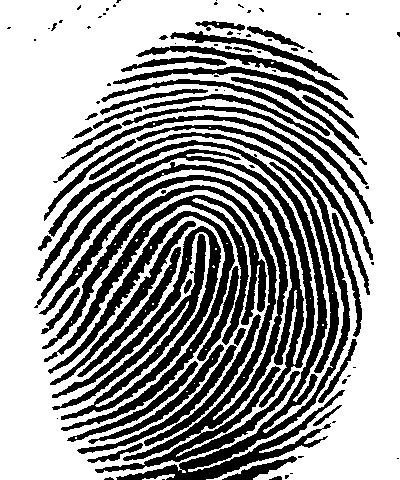
#> input picture assignments/module3-empiricaldecomp/fingerprint_01.png, 400 x 480 px, found by its file name
$ jupyter execute --allow-errors EOF_Fingerprint_compression.ipynb   (shell and % lines are left out)   (Python 2 division)
#> lines starting #> are read from the running program, lines starting #| are printed output that depends on the picture; after the words box and inside, x2 and y2 are one past the last pixel; in counts of white or black regions, pixels touching at a corner belong together
# Compress Fingerprint data using PCA

### Get a monochrome Fingerprint image from google image search and read it.

[cell 1]
import Image
import urllib
from StringIO import StringIO
img=Image.open(StringIO(urllib.urlopen('https://people.sc.fsu.edu/~jburkardt/m_src/svd_fingerprint/fingerprint_01.png').read()))
#> img is the input picture: PIL image 400x480 1; 62% white; 97 black regions (48 under 20 px), largest, box (x1, y1, x2, y2) and area: (39, 175, 300, 473) 10938, (48, 132, 350, 480) 10091, (34, 149, 315, 408) 7426

### Show the image using matplotlib.

[cell 2]
import matplotlib.pyplot as plt
plt.imshow(img)

### Convert the image to data for black(0) and white(255) and make it numpy array

[cell 3]
im=img.convert('L')
import numpy
import numpy as np
imdata=np.asarray(im)
print "Shape of array is ", numpy.shape(imdata)
#| Shape of array is  (480, 400)

### Check the array by reconverting to image.

[cell 4]
plt.imshow(Image.fromarray(imdata).convert('1'))

### Perform SVD analysis on the Fingerprint array.
#### Question: How many PCs do you expect?

[cell 5]
u,s,v=np.linalg.svd(imdata)
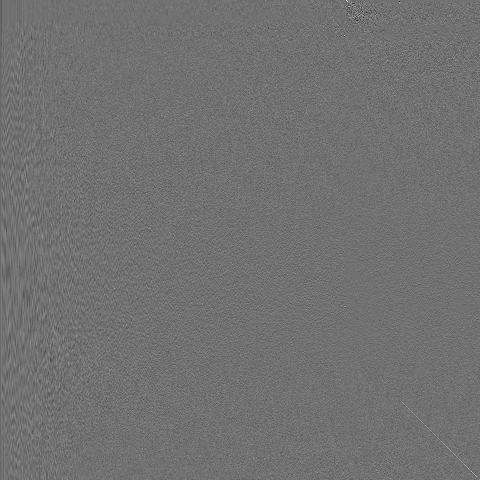
#> u: shape (480, 480) float64; min -0.628, max 0.782, mean -8.39e-05; drawn with min black and max white
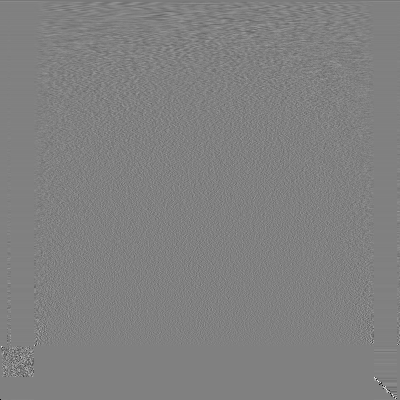
#> v: shape (400, 400) float64; min -0.99, max 0.97, mean -0.000156; drawn with min black and max white
#> s = 400 values, max 74556.7 at index 0, min 9.7e-13 at index 399, mean 1581.8

[cell 6]
print np.shape(u)
#| (480, 480)
print np.shape(s)
#| (400,)
print np.shape(v)
#| (400, 400)

#### Question: How many PCs are good for approximation the original data?
### Plot the percentage of variance explained by each PC.

[cell 7]
S=np.diag(s)        # s is 1d, this is how numpy reports s, np.diag makes it a size(s)*size(s) matrix with s as diagnol
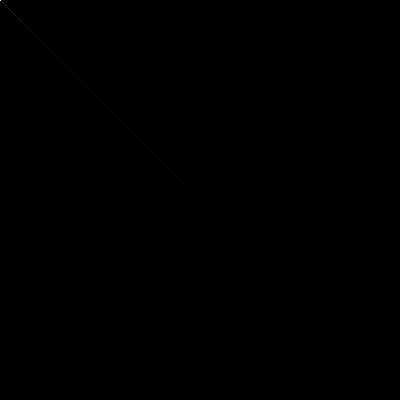
#> S: shape (400, 400) float64; min 0, max 74556.7, mean 4; drawn with min black and max white
var_or_eig=S.T.dot(S)  # this is nothing but eigen values of covariance matrix
#> (the rest of this cell did not finish here and is left out)

#> (a cell that did not finish here is left out)

#### Looks like first few PCs contain most variance of the data.

## Reconstruct data from PCs
### 1. Using 2 PCs to reconstruct the data

[cell 9]
img_data_2PC=u[:,0:2].dot(S[0:2,0:2]).dot(v[0:2,:])
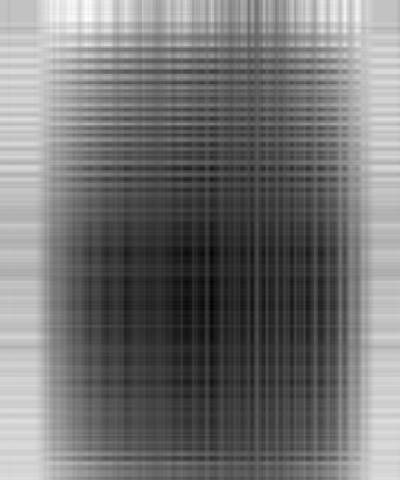
#> img_data_2PC: shape (480, 400) float64; min 19.54, max 320.3, mean 158.1; drawn with min black and max white

[cell 10]
plt.imshow(Image.fromarray(img_data_2PC).convert('1'))
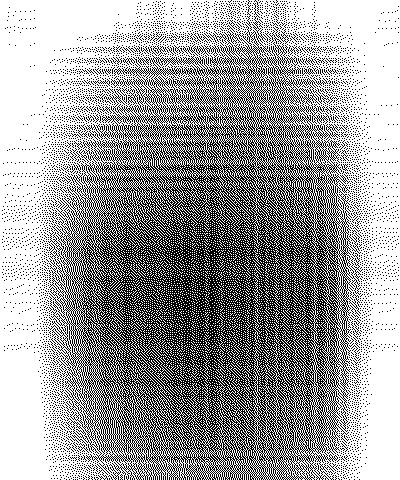
#> shown: shape (480, 400, 4); mean R, G, B, A 156.3, 156.3, 156.3, 255

### 2. Using 10 PCs to reconstruct the data.

[cell 11]
img_data_10PC=u[:,0:10].dot(S[0:10,0:10]).dot(v[0:10,:])
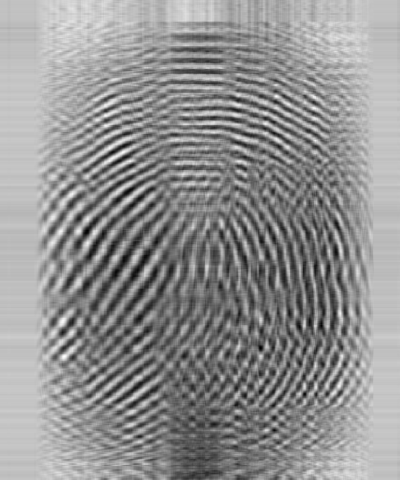
#> img_data_10PC: shape (480, 400) float64; min -139.2, max 380.3, mean 158.1; drawn with min black and max white

[cell 12]
plt.imshow(Image.fromarray(img_data_10PC).convert('1'))
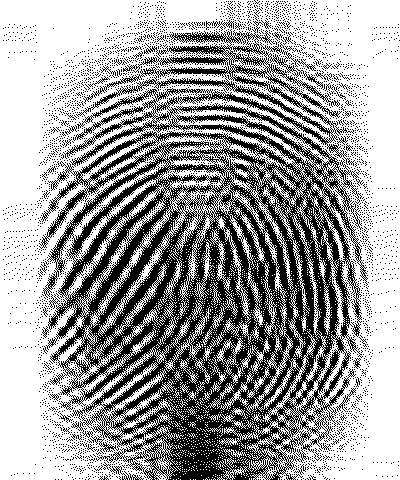
#> shown: shape (480, 400, 4); mean R, G, B, A 157.4, 157.4, 157.4, 255
